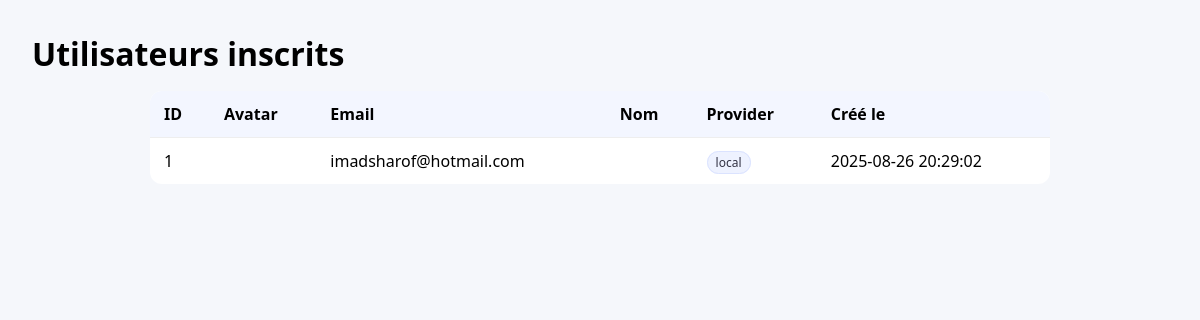
Before: /admin/users with the older database file.
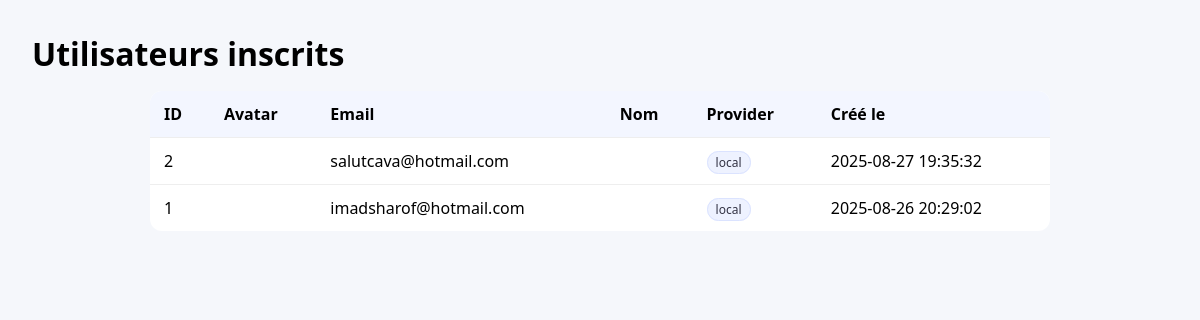
After: the same page with the newer database file.
### tables this page shows
CREATE TABLE users(
      id INTEGER PRIMARY KEY AUTOINCREMENT,
      email TEXT NOT NULL UNIQUE,
      password_hash TEXT NOT NULL,
      created_at TIMESTAMP DEFAULT CURRENT_TIMESTAMP
    , google_sub TEXT, name TEXT, avatar TEXT);

### app.py (the view)
@app.get("/admin/users")
def admin_users():
    conn = get_db()
    rows = conn.execute("""
      SELECT id, email, created_at, name, avatar,
             CASE WHEN google_sub IS NOT NULL THEN 'google' ELSE 'local' END AS provider
      FROM users
      ORDER BY created_at DESC
    """).fetchall()
    conn.close()
    return render_template("users.html", rows=rows)

### app.py (called while the page is built)
def get_db():
    conn = sqlite3.connect(DB_PATH)
    conn.row_factory = sqlite3.Row
    return conn

### templates/users.html (shortened to what this page needs)
<!doctype html>
<html lang="fr">
<head>
</head>
<body>
  <h1>Utilisateurs inscrits</h1>
  <table>
    <thead><tr><th>ID</th><th>Avatar</th><th>Email</th><th>Nom</th><th>Provider</th><th>Créé le</th></tr></thead>
    <tbody>
      {% for r in rows %}
        <tr>
          <td>{{ r['id'] }}</td>
          <td>{% if r['avatar'] %}<img src="{{ r['avatar'] }}">{% endif %}</td>
          <td>{{ r['email'] }}</td>
          <td>{{ r['name'] or '' }}</td>
          <td><span class="tag">{{ r['provider'] }}</span></td>
          <td>{{ r['created_at'] }}</td>
        </tr>
      {% else %}
        <tr><td colspan="6">Aucun utilisateur pour le moment.</td></tr>
      {% endfor %}
    </tbody>
  </table>
</body>
</html>

### templates/users.html (style rules this page uses)
body { font-family: system-ui, sans-serif; padding: 24px; background:#f5f7fb; }
h1 { margin: 0 0 16px 0; }
table { width: 100%; max-width: 900px; border-collapse: collapse; background: #fff; margin: 0 auto; border-radius:12px; overflow: hidden; }
th, td { padding: 12px 14px; border-bottom: 1px solid #eee; text-align: left; }
th { background: #f3f6ff; font-weight: 700; }
tr:last-child td { border-bottom: 0; }
.tag { padding: 2px 8px; border-radius:999px; background:#eef2ff; border:1px solid #dbe3ff; color:#334; font-size:12px; }

Changed rows visible on the page:
added users: id "2", email "salutcava@hotmail.com", provider "local", created_at "2025-08-27 19:35:32"
